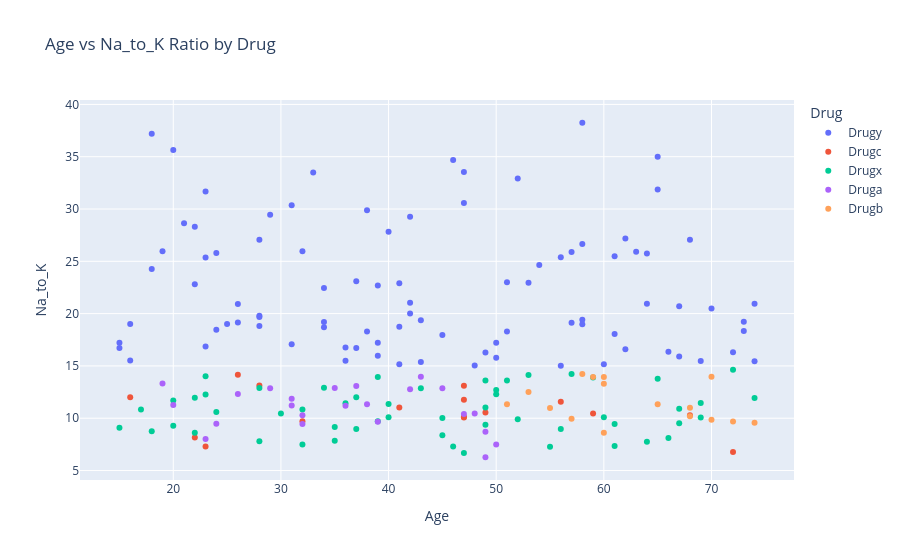

The notebook cell saved with this chart:
### Code cell
# Scatter plot: Age vs Na_to_k colored by Drug
fig = px.scatter(df, x='Age', y='Na_to_K', color='Drug', title='Age vs Na_to_K Ratio by Drug')
fig.show()

### Figure 1 — Plotly figure (JSON) as saved in the notebook; plotly's stock layout.template omitted (floating-point values rounded to 4 significant figures)
{"data": [{"hovertemplate": "Drug=Drugy<br>Age=%{x}<br>Na_to_K=%{y}<extra></extra>", "legendgroup": "Drugy", "marker": {"color": "#636efa", "symbol": "circle"}, "mode": "markers", "name": "Drugy", "orientation": "v", "showlegend": true, "type": "scatter", "x": [23, 61, 49, 60, 43, 34, 43, 74, 16, 32, 57, 63, 47, 48, 33, 28, 31, 39, 45, 65, 73, 50, 23, 28, 58, 62, 24, 40, 34, 38, 67, 68, 54, 18, 28, 41, 31, 26, 26, 69, 37, 50, 62, 41, 29, 42, 56, 58, 56, 20, 15, 22, 42, 23, 51, 61, 28, 15, 34, 36, 19, 66, 47, 70, 52, 24, 42, 64, 74, 37, 53, 21, 16, 38, 58, 51, 39, 41, 73, 25, 39, 67, 22, 36, 18, 57, 65, 64, 58, 72, 46], "xaxis": "x", "y": [25.36, 18.04, 16.27, 15.17, 19.37, 19.2, 15.38, 20.94, 15.52, 25.97, 19.13, 25.92, 30.57, 15.04, 33.49, 18.81, 30.37, 22.7, 17.95, 31.88, 19.22, 15.79, 31.69, 19.8, 19.42, 27.18, 18.46, 27.83, 18.7, 29.88, 20.69, 27.05, 24.66, 24.28, 19.68, 22.91, 17.07, 20.91, 19.16, 15.48, 23.09, 17.21, 16.59, 15.16, 29.45, 29.27, 15.02, 38.25, 25.39, 35.64, 16.73, 28.29, 20.01, 16.85, 18.3, 25.48, 27.06, 17.21, 22.46, 16.75, 25.97, 16.35, 33.54, 20.49, 32.92, 25.79, 21.04, 25.74, 15.44, 16.72, 22.96, 28.63, 19.01, 18.3, 26.64, 23.0, 17.23, 18.74, 18.35, 19.01, 15.97, 15.89, 22.82, 15.49, 37.19, 25.89, 35.0, 20.93, 18.99, 16.31, 34.69], "yaxis": "y"}, {"hovertemplate": "Drug=Drugc<br>Age=%{x}<br>Na_to_K=%{y}<extra></extra>", "legendgroup": "Drugc", "marker": {"color": "#EF553B", "symbol": "circle"}, "mode": "markers", "name": "Drugc", "orientation": "v", "showlegend": true, "type": "scatter", "x": [47, 47, 41, 47, 23, 68, 26, 32, 47, 28, 22, 49, 59, 72, 56, 16], "xaxis": "x", "y": [13.09, 10.11, 11.04, 11.77, 7.298, 10.29, 14.16, 9.712, 10.07, 13.13, 8.151, 10.54, 10.44, 6.769, 11.57, 12.01], "yaxis": "y"}, {"hovertemplate": "Drug=Drugx<br>Age=%{x}<br>Na_to_K=%{y}<extra></extra>", "legendgroup": "Drugx", "marker": {"color": "#00cc96", "symbol": "circle"}, "mode": "markers", "name": "Drugx", "orientation": "v", "showlegend": true, "type": "scatter", "x": [28, 22, 50, 69, 49, 18, 49, 53, 46, 39, 39, 15, 23, 50, 66, 67, 60, 45, 17, 24, 32, 64, 51, 36, 56, 37, 22, 47, 35, 65, 20, 67, 40, 35, 32, 49, 74, 69, 61, 37, 61, 55, 72, 34, 30, 43, 57, 28, 45, 59, 20, 52, 23, 40], "xaxis": "x", "y": [7.798, 8.607, 12.7, 11.46, 9.381, 8.75, 11.01, 14.13, 7.285, 13.94, 9.709, 9.084, 12.26, 12.29, 8.107, 10.9, 10.09, 8.37, 10.83, 10.61, 10.84, 7.761, 13.6, 11.42, 8.966, 8.968, 11.95, 6.683, 9.17, 13.77, 9.281, 9.514, 10.1, 7.845, 7.477, 13.6, 11.94, 10.06, 9.443, 12.01, 7.34, 7.261, 14.64, 12.92, 10.44, 12.86, 14.22, 12.88, 10.02, 13.88, 11.69, 9.894, 14.02, 11.35], "yaxis": "y"}, {"hovertemplate": "Drug=Druga<br>Age=%{x}<br>Na_to_K=%{y}<extra></extra>", "legendgroup": "Druga", "marker": {"color": "#ab63fa", "symbol": "circle"}, "mode": "markers", "name": "Druga", "orientation": "v", "showlegend": true, "type": "scatter", "x": [43, 32, 37, 24, 29, 36, 19, 38, 31, 45, 50, 32, 35, 49, 39, 26, 49, 31, 20, 42, 48, 47, 23], "xaxis": "x", "y": [13.97, 9.445, 13.09, 9.475, 12.86, 11.2, 13.31, 11.33, 11.87, 12.85, 7.49, 10.29, 12.89, 6.269, 9.664, 12.31, 8.7, 11.23, 11.26, 12.77, 10.45, 10.4, 8.011], "yaxis": "y"}, {"hovertemplate": "Drug=Drugb<br>Age=%{x}<br>Na_to_K=%{y}<extra></extra>", "legendgroup": "Drugb", "marker": {"color": "#FFA15A", "symbol": "circle"}, "mode": "markers", "name": "Drugb", "orientation": "v", "showlegend": true, "type": "scatter", "x": [74, 58, 68, 65, 60, 70, 60, 59, 72, 53, 55, 51, 60, 68, 57, 70], "xaxis": "x", "y": [9.567, 14.24, 10.19, 11.34, 13.3, 13.97, 13.93, 13.94, 9.677, 12.49, 10.98, 11.34, 8.621, 11.01, 9.945, 9.849], "yaxis": "y"}], "layout": {"legend": {"title": {"text": "Drug"}, "tracegroupgap": 0}, "title": {"text": "Age vs Na_to_K Ratio by Drug"}, "xaxis": {"anchor": "y", "domain": [0, 1], "title": {"text": "Age"}}, "yaxis": {"anchor": "x", "domain": [0, 1], "title": {"text": "Na_to_K"}}}}
